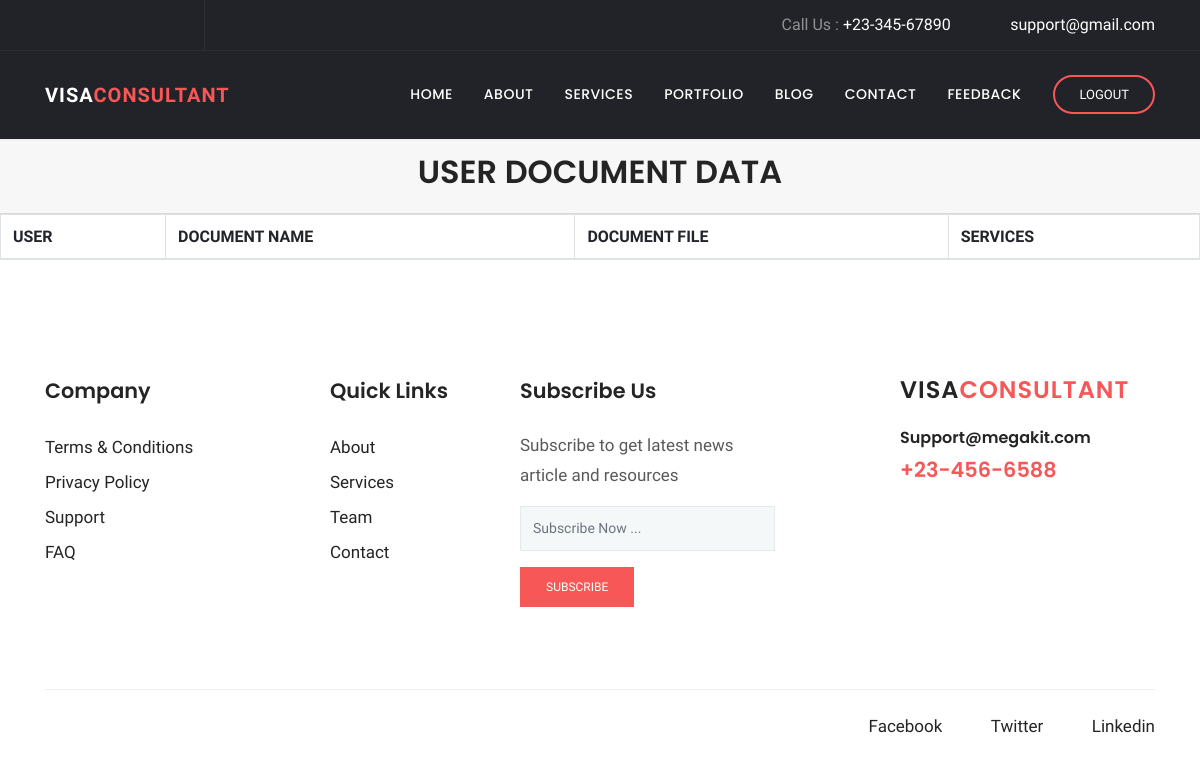
Page /blog/view/ on the earlier database version.
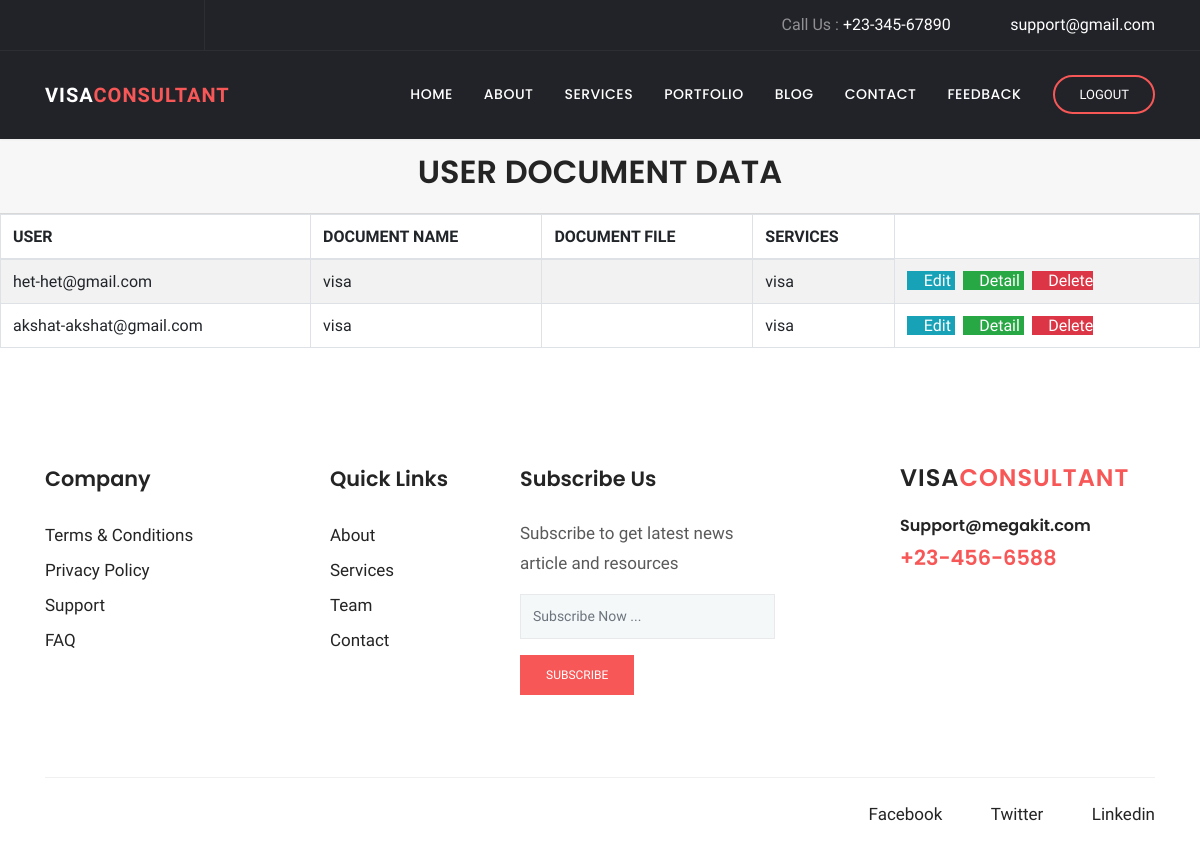
Same page on the later database version.
### blog/models.py (models this page shows, shortened)
class document(models.Model):
    client=models.ForeignKey(user,on_delete=models.CASCADE, related_name='document')
    DOCUMENT_NAME=models.CharField(max_length=20)
    DOCUMENT_FILE=models.FileField(default="",upload_to="profile", blank=True,null=True)
    services=models.ForeignKey(service,on_delete=models.CASCADE, related_name='document', blank=True,null=True)

### client/models.py (models this page shows, shortened)
class user(models.Model):
    EMAIL_ID=models.CharField(max_length=25)
    PHONE_NO=models.IntegerField()
    PASSWORD=models.CharField(max_length=25)
    NAME=models.CharField(max_length=25)
    choice1=(
        ('male','male'),
        ('female','female'),
        ('other','other')
    )
    GENDER=models.CharField(max_length=25,choices=choice1)
    ADDRESS=models.TextField(max_length=25)
    ROLE=models.IntegerField()
    choice2=(
        ('ACTIVE','ACTIVE'),
        ('INACTIVE','INACTIVE')
    )
    STATUS=models.CharField(max_length=25,choices=choice2)
    def __str__(self):
        return f"{self.NAME}-{self.EMAIL_ID}"

### services/models.py (models this page shows, shortened)
class service(models.Model):
    SERVICE_NAME=models.CharField(max_length=25)
    def __str__(self):
        return f"{self.SERVICE_NAME}"

### blog/views.py (the view)
# urls.py: path('view/', ListDocumentView.as_view(), name='document-view'),
class ListDocumentView(ListView):
    model = document
    context_object_name = 'blog'
    template_name = 'blog/document_list.html'

### blog/templates/blog/document_list.html (shortened to what this page needs)
{% load static %}
{% block extra_css %}
      <link rel="stylesheet" href="{% static 'plugins/bootstrap/css/bootstrap.min.css' %}">
      <link rel="stylesheet" href="{% static 'plugins/themify/css/themify-icons.css' %}">
      <link rel="stylesheet" href="{% static 'plugins/fontawesome/css/all.css' %}">
      <link rel="stylesheet" href="{% static 'plugins/magnific-popup/dist/magnific-popup.css' %}">
      <link rel="stylesheet" href="{% static 'plugins/slick-carousel/slick/slick.css' %}">
      <link rel="stylesheet" href="{% static 'plugins/slick-carousel/slick/slick-theme.css' %}">
      <link rel="stylesheet" href="{% static 'css/style.css' %}">
<link rel="stylesheet" href="https://cdn.datatables.net/1.10.25/css/jquery.dataTables.min.css">
<link rel="stylesheet" href="https://cdn.datatables.net/buttons/1.7.1/css/buttons.dataTables.min.css">
<link rel="stylesheet" href="https://cdn.datatables.net/searchbuilder/1.1.0/css/searchBuilder.dataTables.min.css">
<link rel="stylesheet" href="https://cdn.datatables.net/datetime/1.1.0/css/dataTables.dateTime.min.css">
<link rel="stylesheet" href="https://cdn.datatables.net/1.10.25/css/jquery.dataTables.min.css">
<link rel="stylesheet" href="https://cdn.datatables.net/colreorder/1.5.4/css/colReorder.dataTables.min.css">
{% endblock %}
{% block body %}
<header class="navigation">
	<div class="header-top ">
		<div class="container">
			<div class="row justify-content-between align-items-center">
				<div class="col-lg-2 col-md-4">
					<div class="header-top-socials text-center text-lg-left text-md-left">
						<a href="https://www.facebook.com/themefisher" target="_blank"><i class="ti-facebook"></i></a>
						<a href="https://twitter.com/themefisher" target="_blank"><i class="ti-twitter"></i></a>
						<a href="https://github.com/themefisher/" target="_blank"><i class="ti-github"></i></a>
					</div>
				</div>
				<div class="col-lg-10 col-md-8 text-center text-lg-right text-md-right">
					<div class="header-top-info">
						<a href="tel:+23-345-67890">Call Us : <span>+23-345-67890</span></a>
						<a href="mailto:support@gmail.com" ><i class="fa fa-envelope mr-2"></i><span>support@gmail.com</span></a>
					</div>
				</div>
			</div>
		</div>
	</div>
	<nav class="navbar navbar-expand-lg  py-4" id="navbar">
		<div class="container">
		  <a class="navbar-brand" href="{% url 'index' %}">
		  	VISA<span>CONSULTANT</span>
		  </a>
		  <div class="collapse navbar-collapse text-center" id="navbarsExample09">
			<ul class="navbar-nav ml-auto">
			  <li class="nav-item active">
				<a class="nav-link" href="{% url 'index' %}">Home <span class="sr-only">(current)</span></a>
			  </li>
			  <li class="nav-item dropdown">
					<a class="nav-link dropdown-toggle" href="{% url 'about' %}" id="dropdown03" data-toggle="dropdown" aria-haspopup="true" aria-expanded="false">About</a>
			  </li>
			   <li class="nav-item dropdown">
					<a class="nav-link dropdown-toggle" href="{% url 'service' %}" id="dropdown05" data-toggle="dropdown" aria-haspopup="true" aria-expanded="false">Services</a>
			  </li>
			   <li class="nav-item"><a class="nav-link" href="{% url 'project' %}">Portfolio</a></li>
			   <li class="nav-item dropdown">
					<a class="nav-link dropdown-toggle" href="{% url 'blog_grid' %}" id="dropdown05" data-toggle="dropdown" aria-haspopup="true" aria-expanded="false">Blog</a>
			  </li>
			   <li class="nav-item"><a class="nav-link" href="{% url 'contact' %}">Contact</a></li>
			   <li class="nav-item"><a class="nav-link" href="{% url 'feedback' %}">Feedback</a></li>
			</ul>
			<form class="form-lg-inline my-2 my-md-0 ml-lg-4 text-center">
			  <a href="{% url 'logout' %}" class="btn btn-solid-border btn-round-full">Logout</a>
			</form>
		  </div>
		</div>
	</nav>
</header>
              <div class="card-header">
                  <h2 align="center"> USER DOCUMENT DATA </h2>
              </div>
                <table id="example1" class="table table-bordered table-striped" id="example1">
                  <thead>
                  <tr>
                      <th>USER</th>
                      <th>DOCUMENT NAME</th>
                      <th>DOCUMENT FILE</th>
                      <th>SERVICES</th>
                  </tr>
                  </thead>
                    <tbody>
                        {% for document in blog %}
                        <tr>
                            <td>{{ document.client }}</td>
                            <td>{{ document.DOCUMENT_NAME }}</td>
                            <td>{{ document.DOCUMENT_FILE }}</td>
                            <td>{{ document.services }}</td>
                            <td>
                                <a href="{% url 'document-update'  document.id %}" class="btn-info" >
                                    <i class="fas fa-pencil-alt"></i> Edit
                                </a>
                                <a href="{% url 'document-detail'  document.id %}" class="btn-success">
                                    <i class="fas fa-file-invoice"></i> Detail
                                </a>
                                <a href="{% url 'document-delete'  document.id %}" class="btn-danger">
                                    <i class="fas fa-trash-alt"></i> Delete
                                </a>
                            </td>
                        </tr>
                    {% endfor %}
                  </tbody>
                </table>
<footer class="footer section">
	<div class="container">
		<div class="row">
			<div class="col-lg-3 col-md-6 col-sm-6">
				<div class="widget">
					<h4 class="text-capitalize mb-4">Company</h4>
					<ul class="list-unstyled footer-menu lh-35">
						<li><a href="#">Terms & Conditions</a></li>
						<li><a href="#">Privacy Policy</a></li>
						<li><a href="#">Support</a></li>
						<li><a href="#">FAQ</a></li>
					</ul>
				</div>
			</div>
			<div class="col-lg-2 col-md-6 col-sm-6">
				<div class="widget">
					<h4 class="text-capitalize mb-4">Quick Links</h4>
					<ul class="list-unstyled footer-menu lh-35">
						<li><a href="{% url 'about' %}">About</a></li>
						<li><a href="{% url 'service' %}">Services</a></li>
						<li><a href="{% url 'about' %}">Team</a></li>
						<li><a href="{% url 'contact' %}">Contact</a></li>
					</ul>
				</div>
			</div>
			<div class="col-lg-3 col-md-6 col-sm-6">
				<div class="widget">
					<h4 class="text-capitalize mb-4">Subscribe Us</h4>
					<p>Subscribe to get latest news article and resources  </p>
					<form action="#" class="sub-form">
						<input type="text" class="form-control mb-3" placeholder="Subscribe Now ...">
						<a href="#" class="btn btn-main btn-small">subscribe</a>
					</form>
				</div>
			</div>
			<div class="col-lg-3 ml-auto col-sm-6">
				<div class="widget">
					<div class="logo mb-4">
						<h3>VISA<span>CONSULTANT</span></h3>
					</div>
					<h6><a href="tel:+23-345-67890" >Support@megakit.com</a></h6>
					<a href="mailto:support@gmail.com"><span class="text-color h4">+23-456-6588</span></a>
				</div>
			</div>
		</div>
		<div class="footer-btm pt-4">
			<div class="row">
				<div class="col-lg-6">
				</div>
				<div class="col-lg-6 text-left text-lg-right">
					<ul class="list-inline footer-socials">
						<li class="list-inline-item"><a href="https://www.facebook.com/themefisher"><i class="ti-facebook mr-2"></i>Facebook</a></li>
						<li class="list-inline-item"><a href="https://twitter.com/themefisher"><i class="ti-twitter mr-2"></i>Twitter</a></li>
						<li class="list-inline-item"><a href="https://www.pinterest.com/themefisher/"><i class="ti-linkedin mr-2 "></i>Linkedin</a></li>
					</ul>
				</div>
			</div>
		</div>
	</div>
</footer>
{% endblock %}

### client/static/css/style.css (style rules this page uses)
h1, .h1, h2, .h2, h3, .h3, h4, .h4, h5, .h5, h6, .h6 { font-family: "Poppins", sans-serif; font-weight: 600; color: #242424; }
h2, .h2 { font-size: 2rem; font-weight: 600; line-height: 42px; }
h3, .h3 { font-size: 1.5rem; }
h4, .h4 { font-size: 1.3rem; line-height: 30px; }
h6, .h6 { font-size: 1rem; }
p { line-height: 30px; }
input[type="email"], input[type="password"], input[type="text"], input[type="tel"] { box-shadow: none; height: 45px; outline: none; font-size: 14px; }
.form-control { box-shadow: none; border-radius: 0; }
.btn { display: inline-block; font-size: 14px; font-size: 0.8125rem; font-weight: 400; padding: 1rem 2.5rem; text-transform: uppercase; border-radius: 0; transition: all 0.2s ease; }
.btn-main, .btn-transparent, .btn-small { background: #f75757; color: #fff; transition: all 0.2s ease; }
.btn-solid-border { border: 2px solid #f75757; background: transparent; color: #242424; }
.btn-small { padding: 10px 25px; font-size: 12px; }
.btn-round-full { border-radius: 50px; }
.section { padding: 100px 0; }
.text-color { color: #f75757; }
a { color: #242424; text-decoration: none; }
#navbar { background: #222328; box-shadow: 0 1px 2px rgba(0, 0, 0, 0.05); }
#navbar li { padding-left: 15px; }
#navbar .nav-link { font-family: "Poppins", sans-serif; font-weight: 500; color: #fff; text-transform: uppercase; font-size: 14px; letter-spacing: .5px; transition: all .25s ease; }
#navbar .btn { padding: .5rem 1.5rem; color: #fff; }
.header-top { background: #222328; color: #919194; border-bottom: 1px solid rgba(255, 255, 255, 0.05); }
.header-top .header-top-socials { border-right: 1px solid rgba(255, 255, 255, 0.05); padding: 12px 0px; }
.header-top .header-top-socials a { color: #919194; margin-right: 15px; font-size: 16px; }
.header-top .header-top-info { color: #919194; font-size: 16px; }
.header-top .header-top-info a span { color: #fff; }
.header-top .header-top-info a { margin-left: 35px; color: #919194; }
.navbar-brand { color: #fff; font-weight: 600; letter-spacing: 1px; }
.navbar-brand span { color: #f75757; }
.dropdown-toggle::after { display: none; }
.widget { margin-bottom: 30px; padding-bottom: 35px; }
.footer { padding-bottom: 10px; }
.lh-35 { line-height: 35px; }
.logo { color: #242424; font-weight: 600; letter-spacing: 1px; }
.logo span { color: #f75757; }
.sub-form { position: relative; }
.sub-form .form-control { border: 1px solid rgba(0, 0, 0, 0.06); background: #f5f8f9; }
.footer-btm { border-top: 1px solid rgba(0, 0, 0, 0.06); }
.footer-socials li a { margin-left: 15px; }

Differences in the rows shown:
added document: client "het-het@gmail.com", DOCUMENT_NAME "visa", services "visa"
added document: client "akshat-akshat@gmail.com", DOCUMENT_NAME "visa", services "visa"
